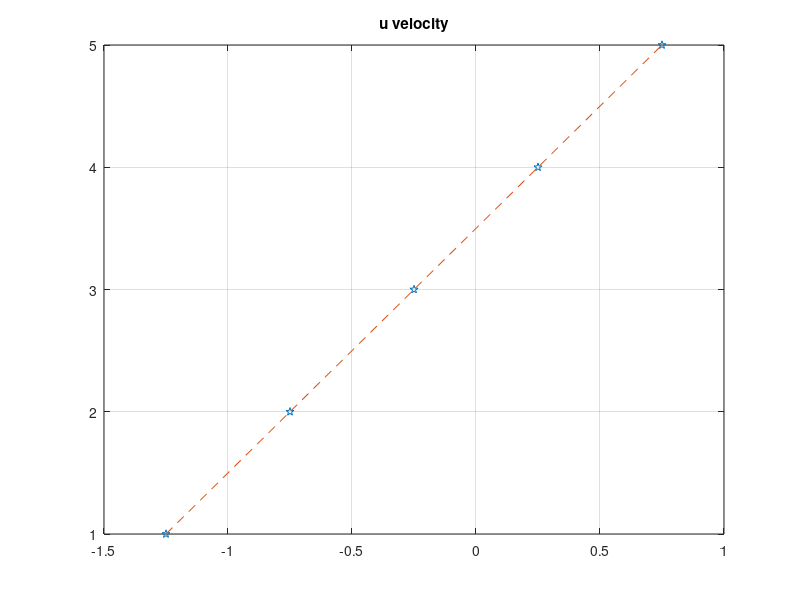
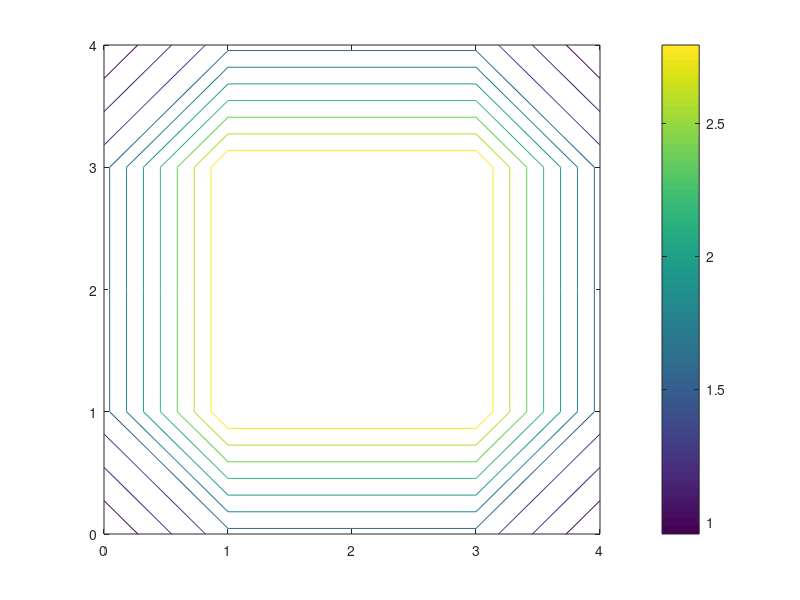

Write MATLAB code to recreate these figures, in order.
%unsteady stokes equation for simple shear flow

%SOR method for faster convergent
clc;
clear all;
close all;
%-----------------------------------------------------------------------
%Define all numerial values
%------------------------------------------------------------------------
Re = 1;                 %Reynolds Number
visc=1/Re;              %viscosity
nx = 4;                 %gridpoints along x
ny = 4;                 %gridpoints along y
lx = 1;                 %lenght of the domain
ly = 1;                 %width of the domain
ft=0.5;                 %final time
MaxErr = 0.001;         %maximum error for pressure
Maxit=10;              %maximum iteration
nstep= 100;
beta=1.2;               %SOR factor
dt=0.01;               %time step size
gx =0; gy=0;        %external forces

%---------------------------------------------
%Variable initialization
u = zeros(nx+1,ny+2); ut = zeros(nx+1,ny+2);  %velocity in x direction
v = zeros(nx+2,ny+1); vt = zeros(nx+2,ny+1);  %velocity in y direction
p = zeros(nx+2,ny+2);                       %pressure
tmp1 = zeros(nx+2,ny+2); tmp2 = zeros(nx+2,ny+2); %pressure
t=0;                                                %Initial time
%----------------------------------------------------------------------
%set grid points
dx=lx/nx; dy=ly/ny;                         %length of the grid cell
for i = 0:nx+2
    for j = 0:ny+2
        x=dx*(i-1);
        y=dy*(j-1.5);
    end
end
%-----------------------------------------------------------------------
%Check to ensure that the defined time step meets stability condition?
if dt>0.25*(min(dx,dy))^2/visc || dt>(1/Re)
    dt=min((0.25*(min(dx,dy))^2/visc),(visc));
end
%-----------------------------------------------------------------------
%Set boundary conditions


for j=2:ny+1
    y=dy*(j-1.5);
    u(1,j)=2*y-1;               %u at left edge
    u(nx+1,j)=2*y-1;            %u at right edge
    
end

for i=2:nx+1
    x=dx*(i-1.5);
    v(i,1)=0;                   %v at bottom edge
    v(i,ny+1)=0;                %v at top edge
end


for i=2:nx+1
    u(i,ny+2)=2-u(i,ny+1);       %u at top edge
    u(i,1)=-2-u(i,2);            %u at bottom edge
    
end

for j=2:ny
    v(nx+2,j)=-v(nx+1,j);        %v at right
    v(1,j)=-v(2,j);              %v at left
    
end


for i=2:nx+1
    p(i,ny+2)=6-p(i,ny+1);              %at top
    p(i,1)=6-p(i,2);                    %at bottom
end

for j=2:ny+1
    p(nx+2,j)=6-p(nx+1,j);              %at right
    p(1,j)=6-p(2,j);                    %at left
end

%------------------------------------------------------------------------
%temporary velocity
%-----------------------------------------------------------------------
for n=1:nstep
    
    for i=2:nx                              %Tempprary u velocity
        for j=2:ny+1
            ut(i,j)=u(i,j)+dt*(visc*((u(i+1,j)-2*u(i,j)+u(i-1,j))/dx^2+...
                (u(i,j+1)-2*u(i,j)+u(i,j-1))/dy^2)+gx);
        end
    end
    
    for i=2:nx+1                            %Tempprary u velocity
        for j=2:ny
            vt(i,j)=v(i,j)+dt*(visc*((v(i+1,j)-2*v(i,j)+v(i-1,j))/dx^2+...
                (v(i,j+1)-2*v(i,j)+v(i,j-1))/dy^2)+gy);
        end
    end
    %------------------------------------------------------------------
    %update boundary velociteis
    %------------------------------------------------------------------
    for j=2:ny+1
        y=dy*(j-1.5);
        ut(1,j)=2*y-1;               %u at left edge
        ut(nx+1,j)=2*y-1;            %u at right edge
        
    end
    
    for i=2:nx+1
        x=dx*(i-1.5);
        vt(i,1)=0;                   %v at bottom edge
        vt(i,ny+1)=0;                %v at top edge
    end
    
    
    for i=2:nx+1
        ut(i,ny+2)=2-ut(i,ny+1);       %u at top edge
        ut(i,1)=-2-ut(i,2);            %u at bottom edge
        
    end
    
    for j=2:ny
        vt(nx+2,j)=-vt(nx+1,j);        %v at right
        vt(1,j)=-vt(2,j);              %v at left
        
    end
    for i=2:nx+1
        p(i,ny+2)=6-p(i,ny+1);              %at top
        p(i,1)=6-p(i,2);                    %at bottom
    end
    for j=2:ny+1
        p(nx+2,j)=6-p(nx+1,j);              %at right
        p(1,j)=6-p(2,j);                    %at left
    end
    %-------------------------------------------------------------------
    %Compute Pressure
    diag = (0.5/(1/dx^2+1/dy^2));
    for it=1:Maxit
        p_chk=p;
        for i=2:nx+1
            for j=2:ny+1
                p(i,j)=  p(i,j) + ...
                    diag*( (1/dx^2)*(p(i+1,j)-2*p(i,j)+p(i-1,j))+ ...
                    (1/dy^2)*(p(i,j+1)-2*p(i,j)+p(i,j-1)) ...
               -(Re/dt)*((ut(i,j)-ut(i-1,j))/dx+(vt(i,j)-vt(i,j-1))/dy) );
%                         rhs= (1/dt)*((ut(i,j)-ut(i-1,j))/dx...
%                             +(vt(i,j)-vt(i,j-1))/dy);
%                         p(i,j)= (1-beta)*p(i,j)+...
%                             beta*diag*( (1/dx^2)*(p(i+1,j)+p(i-1,j))+...
%                             (1/dy^2)*(p(i,j+1)+p(i,j-1))-rhs);
            end
        end
        if max(max(abs(p_chk-p))) <MaxErr, break, end
        
        for i=2:nx+1
            p(i,ny+2)=6-p(i,ny+1);              %at top
            p(i,1)=6-p(i,2);                    %at bottom
        end
        for j=2:ny+1
            p(nx+2,j)=6-p(nx+1,j);              %at right
            p(1,j)=6-p(2,j);                    %at left
        end
        
        
        
    end
%-------------------------------------------------------------------%
    %update velocity field
%------------------------------------------------------------------%
    %u velocity
    
    for i=2:nx
        for j= 2:ny+1
            u(i,j)= ut(i,j)- ((dt/Re)*((p(i+1,j)-p(i,j))/dx));
        end
    end
    %v-velocity
    for i=2:nx+1
        for j= 2:ny
            v(i,j)= vt(i,j)- ((dt/Re)*((p(i,j+1)-p(i,j))/dy));
        end
    end
%----------------------------------------------------------------------
%Update boundary values for valocities
%----------------------------------------------------------------------
    for j=2:ny+1
        y=dy*(j-1.5);
        u(1,j)=2*y-1;               %u at left edge
        u(nx+1,j)=2*y-1;            %u at right edge
        
    end
    
    for i=2:nx+1
        x=dx*(i-1.5);
        v(i,1)=0;                   %v at bottom edge
        v(i,ny+1)=0;                %v at top edge
    end
    
    
    for i=2:nx+1
        u(i,ny+2)=2-u(i,ny+1);       %u at top edge
        u(i,1)=-2-u(i,2);            %u at bottom edge
        
    end
    
    for j=2:ny
        v(nx+2,j)=-v(nx+1,j);        %v at right
        v(1,j)=-v(2,j);              %v at left
        
    end
    u
    v
    p
    

end
% %
%relocate the grid points
p(1:nx+2,1)=0; p(1:nx+2,ny+2)=0; p(1,1:ny+2)=0; p(nx+2,1:ny+2)=0;
u_cnt(1:nx+1,1:ny+1)= 1/2 *(u(1:nx+1,1:ny+1)+u(1:nx+1,2:ny+2));
v_cnt(1:nx+1,1:ny+1)= 1/2 *(v(1:nx+1,1:ny+1)+v(2:nx+2,1:ny+1));
p_cnt(1:nx+1,1:ny+1)=1/4*(p(1:nx+1,1:ny+1)+p(2:nx+2,1:ny+1)...
    +p(1:nx+1,2:ny+2)+p(2:nx+2,2:ny+2));
wt(1:nx+1,1:ny+1)=(v(2:nx+2,1:ny+1)-v(1:nx+1,1:ny+1))/dx...
    -(u(1:nx+1,2:ny+2)-u(1:nx+1,1:ny+1))/dy;
x(1:nx+1)=(0:nx);
y(1:ny+1)=(0:ny);
%-------------------------------------------------------------------------%
%Plot the variables
%-------------------------------------------------------------------------%
figure(1), quiver(x,y,(rot90(fliplr(u_cnt))),(rot90(fliplr(v_cnt)))),...
xlabel('nx'),ylabel('ny'),title('Velocity Vectour Plot');
axis([0 nx 0 ny]),axis('square');
figure(2), contour(x,y,(rot90(fliplr(p_cnt)))); colorbar
 figure(1), plot(u(floor(nx/2),1:ny+1),1:ny+1,'p'),title('u velocity');
hold on;
figure(1), plot(u(floor(nx/2),1:ny+1),1:ny+1, '--');
hold on
grid on
% figure(2), plot(1:nx+1,v(1:nx+1, floor(ny/2)))
% hold on;
% hold on;








